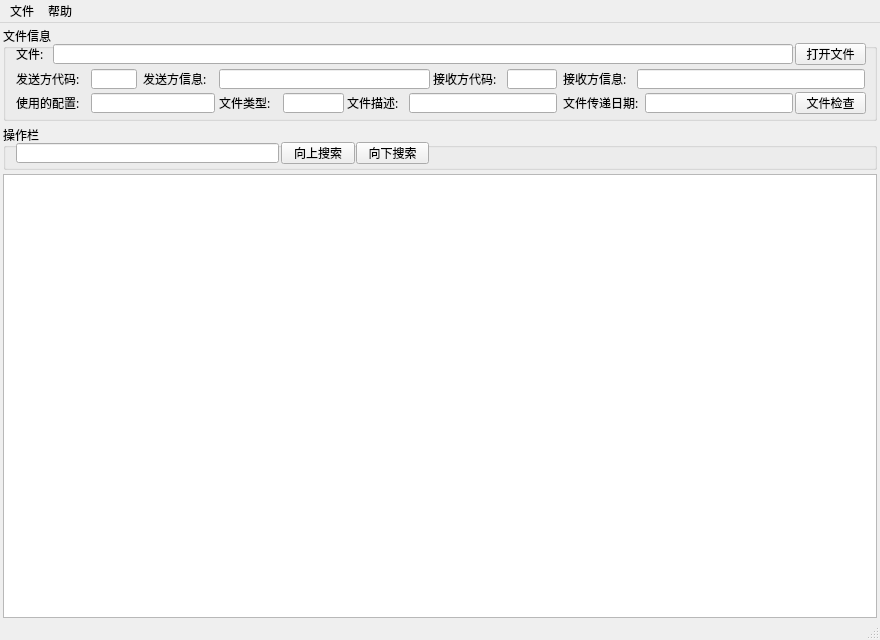
<?xml version="1.0" encoding="UTF-8"?>
<ui version="4.0">
 <class>MainWindow</class>
 <widget class="QMainWindow" name="MainWindow">
  <property name="geometry">
   <rect>
    <x>0</x>
    <y>0</y>
    <width>880</width>
    <height>640</height>
   </rect>
  </property>
  <property name="minimumSize">
   <size>
    <width>880</width>
    <height>640</height>
   </size>
  </property>
  <property name="font">
   <font>
    <family>Microsoft YaHei</family>
   </font>
  </property>
  <property name="windowTitle">
   <string>基金文件阅读器</string>
  </property>
  <property name="windowIcon">
   <iconset resource="res.qrc">
    <normaloff>:/res/icon.ico</normaloff>:/res/icon.ico</iconset>
  </property>
  <property name="toolButtonStyle">
   <enum>Qt::ToolButtonTextOnly</enum>
  </property>
  <widget class="QWidget" name="centralWidget">
   <layout class="QVBoxLayout" name="verticalLayout">
    <property name="spacing">
     <number>4</number>
    </property>
    <property name="leftMargin">
     <number>3</number>
    </property>
    <property name="topMargin">
     <number>3</number>
    </property>
    <property name="rightMargin">
     <number>3</number>
    </property>
    <property name="bottomMargin">
     <number>0</number>
    </property>
    <item>
     <widget class="QGroupBox" name="groupBoxInfo">
      <property name="sizePolicy">
       <sizepolicy hsizetype="Preferred" vsizetype="Fixed">
        <horstretch>0</horstretch>
        <verstretch>0</verstretch>
       </sizepolicy>
      </property>
      <property name="minimumSize">
       <size>
        <width>0</width>
        <height>95</height>
       </size>
      </property>
      <property name="maximumSize">
       <size>
        <width>16777215</width>
        <height>95</height>
       </size>
      </property>
      <property name="font">
       <font>
        <family>Microsoft YaHei</family>
        <kerning>true</kerning>
       </font>
      </property>
      <property name="autoFillBackground">
       <bool>true</bool>
      </property>
      <property name="title">
       <string>文件信息</string>
      </property>
      <widget class="QLabel" name="labelFileInfo">
       <property name="geometry">
        <rect>
         <x>13</x>
         <y>18</y>
         <width>31</width>
         <height>20</height>
        </rect>
       </property>
       <property name="font">
        <font>
         <pointsize>9</pointsize>
        </font>
       </property>
       <property name="text">
        <string>文件:</string>
       </property>
      </widget>
      <widget class="QLineEdit" name="currentOpenFilePathLineText">
       <property name="geometry">
        <rect>
         <x>50</x>
         <y>18</y>
         <width>740</width>
         <height>20</height>
        </rect>
       </property>
       <property name="readOnly">
        <bool>false</bool>
       </property>
      </widget>
      <widget class="QPushButton" name="pushButtonOpenFile">
       <property name="geometry">
        <rect>
         <x>792</x>
         <y>17</y>
         <width>71</width>
         <height>22</height>
        </rect>
       </property>
       <property name="text">
        <string>打开文件</string>
       </property>
      </widget>
      <widget class="QLabel" name="labelSendCode">
       <property name="geometry">
        <rect>
         <x>13</x>
         <y>43</y>
         <width>71</width>
         <height>20</height>
        </rect>
       </property>
       <property name="font">
        <font>
         <pointsize>9</pointsize>
        </font>
       </property>
       <property name="text">
        <string>发送方代码:</string>
       </property>
      </widget>
      <widget class="QLineEdit" name="lineEditSendCode">
       <property name="geometry">
        <rect>
         <x>88</x>
         <y>43</y>
         <width>46</width>
         <height>20</height>
        </rect>
       </property>
      </widget>
      <widget class="QLabel" name="labelSendInfo">
       <property name="geometry">
        <rect>
         <x>140</x>
         <y>43</y>
         <width>71</width>
         <height>20</height>
        </rect>
       </property>
       <property name="font">
        <font>
         <pointsize>9</pointsize>
        </font>
       </property>
       <property name="text">
        <string>发送方信息:</string>
       </property>
      </widget>
      <widget class="QLineEdit" name="lineEditSenfInfo">
       <property name="geometry">
        <rect>
         <x>216</x>
         <y>43</y>
         <width>211</width>
         <height>20</height>
        </rect>
       </property>
      </widget>
      <widget class="QLabel" name="labelRecCode">
       <property name="geometry">
        <rect>
         <x>430</x>
         <y>43</y>
         <width>71</width>
         <height>20</height>
        </rect>
       </property>
       <property name="font">
        <font>
         <pointsize>9</pointsize>
        </font>
       </property>
       <property name="text">
        <string>接收方代码:</string>
       </property>
      </widget>
      <widget class="QLineEdit" name="lineEditRecCode">
       <property name="geometry">
        <rect>
         <x>504</x>
         <y>43</y>
         <width>50</width>
         <height>20</height>
        </rect>
       </property>
      </widget>
      <widget class="QLabel" name="labeTRecInfo">
       <property name="geometry">
        <rect>
         <x>560</x>
         <y>43</y>
         <width>71</width>
         <height>20</height>
        </rect>
       </property>
       <property name="font">
        <font>
         <pointsize>9</pointsize>
        </font>
       </property>
       <property name="text">
        <string>接收方信息:</string>
       </property>
      </widget>
      <widget class="QLineEdit" name="lineEditRecInfo">
       <property name="geometry">
        <rect>
         <x>634</x>
         <y>43</y>
         <width>228</width>
         <height>20</height>
        </rect>
       </property>
      </widget>
      <widget class="QLabel" name="labelUseIni">
       <property name="geometry">
        <rect>
         <x>13</x>
         <y>67</y>
         <width>71</width>
         <height>20</height>
        </rect>
       </property>
       <property name="font">
        <font>
         <pointsize>9</pointsize>
        </font>
       </property>
       <property name="text">
        <string>使用的配置:</string>
       </property>
      </widget>
      <widget class="QLineEdit" name="lineEditUseIni">
       <property name="geometry">
        <rect>
         <x>88</x>
         <y>67</y>
         <width>124</width>
         <height>20</height>
        </rect>
       </property>
      </widget>
      <widget class="QLabel" name="labelFileType">
       <property name="geometry">
        <rect>
         <x>216</x>
         <y>67</y>
         <width>61</width>
         <height>20</height>
        </rect>
       </property>
       <property name="font">
        <font>
         <pointsize>9</pointsize>
        </font>
       </property>
       <property name="text">
        <string>文件类型:</string>
       </property>
      </widget>
      <widget class="QLineEdit" name="lineEditFileType">
       <property name="geometry">
        <rect>
         <x>280</x>
         <y>67</y>
         <width>61</width>
         <height>20</height>
        </rect>
       </property>
      </widget>
      <widget class="QLabel" name="labelFileDescribe">
       <property name="geometry">
        <rect>
         <x>344</x>
         <y>67</y>
         <width>61</width>
         <height>20</height>
        </rect>
       </property>
       <property name="font">
        <font>
         <pointsize>9</pointsize>
        </font>
       </property>
       <property name="text">
        <string>文件描述:</string>
       </property>
      </widget>
      <widget class="QLineEdit" name="lineEditFileDescribe">
       <property name="geometry">
        <rect>
         <x>406</x>
         <y>67</y>
         <width>148</width>
         <height>20</height>
        </rect>
       </property>
      </widget>
      <widget class="QLabel" name="labelFileTransferDate">
       <property name="geometry">
        <rect>
         <x>560</x>
         <y>67</y>
         <width>81</width>
         <height>20</height>
        </rect>
       </property>
       <property name="font">
        <font>
         <pointsize>9</pointsize>
        </font>
       </property>
       <property name="text">
        <string>文件传递日期:</string>
       </property>
      </widget>
      <widget class="QLineEdit" name="lineEditFileTransferDate">
       <property name="geometry">
        <rect>
         <x>642</x>
         <y>67</y>
         <width>148</width>
         <height>20</height>
        </rect>
       </property>
      </widget>
      <widget class="QPushButton" name="pushButtonOpenFile_2">
       <property name="geometry">
        <rect>
         <x>792</x>
         <y>66</y>
         <width>71</width>
         <height>22</height>
        </rect>
       </property>
       <property name="text">
        <string>文件检查</string>
       </property>
      </widget>
      <zorder>labelFileInfo</zorder>
      <zorder>currentOpenFilePathLineText</zorder>
      <zorder>pushButtonOpenFile</zorder>
      <zorder>labelSendCode</zorder>
      <zorder>lineEditSendCode</zorder>
      <zorder>labelSendInfo</zorder>
      <zorder>lineEditSenfInfo</zorder>
      <zorder>labelRecCode</zorder>
      <zorder>lineEditRecCode</zorder>
      <zorder>labeTRecInfo</zorder>
      <zorder>lineEditRecInfo</zorder>
      <zorder>labelUseIni</zorder>
      <zorder>lineEditUseIni</zorder>
      <zorder>labelFileType</zorder>
      <zorder>lineEditFileType</zorder>
      <zorder>labelFileDescribe</zorder>
      <zorder>lineEditFileDescribe</zorder>
      <zorder>labelFileTransferDate</zorder>
      <zorder>lineEditFileTransferDate</zorder>
      <zorder>pushButtonOpenFile_2</zorder>
     </widget>
    </item>
    <item>
     <widget class="QGroupBox" name="groupBoxTools">
      <property name="sizePolicy">
       <sizepolicy hsizetype="Preferred" vsizetype="Fixed">
        <horstretch>0</horstretch>
        <verstretch>0</verstretch>
       </sizepolicy>
      </property>
      <property name="minimumSize">
       <size>
        <width>0</width>
        <height>45</height>
       </size>
      </property>
      <property name="maximumSize">
       <size>
        <width>16777215</width>
        <height>45</height>
       </size>
      </property>
      <property name="font">
       <font>
        <family>Microsoft YaHei</family>
       </font>
      </property>
      <property name="title">
       <string>操作栏</string>
      </property>
      <widget class="QLineEdit" name="lineTextText">
       <property name="geometry">
        <rect>
         <x>13</x>
         <y>18</y>
         <width>263</width>
         <height>20</height>
        </rect>
       </property>
       <property name="readOnly">
        <bool>false</bool>
       </property>
      </widget>
      <widget class="QPushButton" name="pushButtonPreSearch">
       <property name="geometry">
        <rect>
         <x>278</x>
         <y>17</y>
         <width>74</width>
         <height>22</height>
        </rect>
       </property>
       <property name="text">
        <string>向上搜索</string>
       </property>
      </widget>
      <widget class="QPushButton" name="pushButtonNextSearch">
       <property name="geometry">
        <rect>
         <x>353</x>
         <y>17</y>
         <width>73</width>
         <height>22</height>
        </rect>
       </property>
       <property name="text">
        <string>向下搜索</string>
       </property>
      </widget>
     </widget>
    </item>
    <item>
     <layout class="QGridLayout" name="gridLayout">
      <item row="0" column="0">
       <widget class="QTableWidget" name="tableWidget"/>
      </item>
     </layout>
    </item>
   </layout>
  </widget>
  <widget class="QMenuBar" name="menuBar">
   <property name="geometry">
    <rect>
     <x>0</x>
     <y>0</y>
     <width>880</width>
     <height>23</height>
    </rect>
   </property>
   <widget class="QMenu" name="menuFile">
    <property name="title">
     <string>文件</string>
    </property>
    <addaction name="fileOpen"/>
   </widget>
   <widget class="QMenu" name="menuAbout">
    <property name="title">
     <string>帮助</string>
    </property>
    <addaction name="aboutOpen"/>
    <addaction name="actionAboutQt"/>
   </widget>
   <addaction name="menuFile"/>
   <addaction name="menuAbout"/>
  </widget>
  <widget class="QStatusBar" name="statusBar"/>
  <action name="fileOpen">
   <property name="text">
    <string>打开</string>
   </property>
   <property name="font">
    <font>
     <family>Microsoft YaHei</family>
    </font>
   </property>
   <property name="shortcut">
    <string>Ctrl+O</string>
   </property>
  </action>
  <action name="aboutOpen">
   <property name="text">
    <string>关于本程序</string>
   </property>
   <property name="font">
    <font>
     <family>Microsoft YaHei</family>
     <kerning>true</kerning>
    </font>
   </property>
   <property name="shortcut">
    <string>F1</string>
   </property>
  </action>
  <action name="actionAboutQt">
   <property name="text">
    <string>关于QT</string>
   </property>
   <property name="statusTip">
    <string/>
   </property>
   <property name="font">
    <font>
     <family>Microsoft YaHei</family>
    </font>
   </property>
   <property name="shortcut">
    <string>F2</string>
   </property>
  </action>
 </widget>
 <layoutdefault spacing="6" margin="11"/>
 <resources>
  <include location="res.qrc"/>
 </resources>
 <connections/>
</ui>
